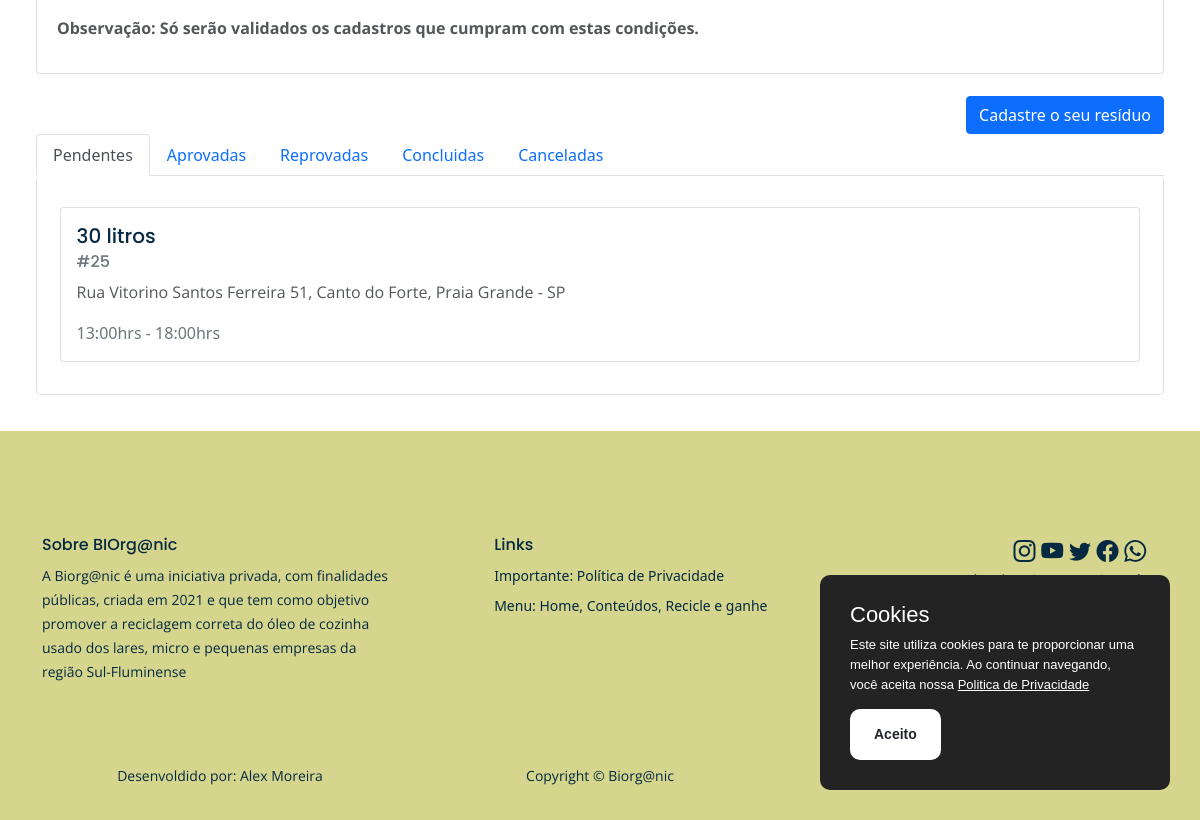
Page /collect/ (signed in, lower part) on the earlier database version.
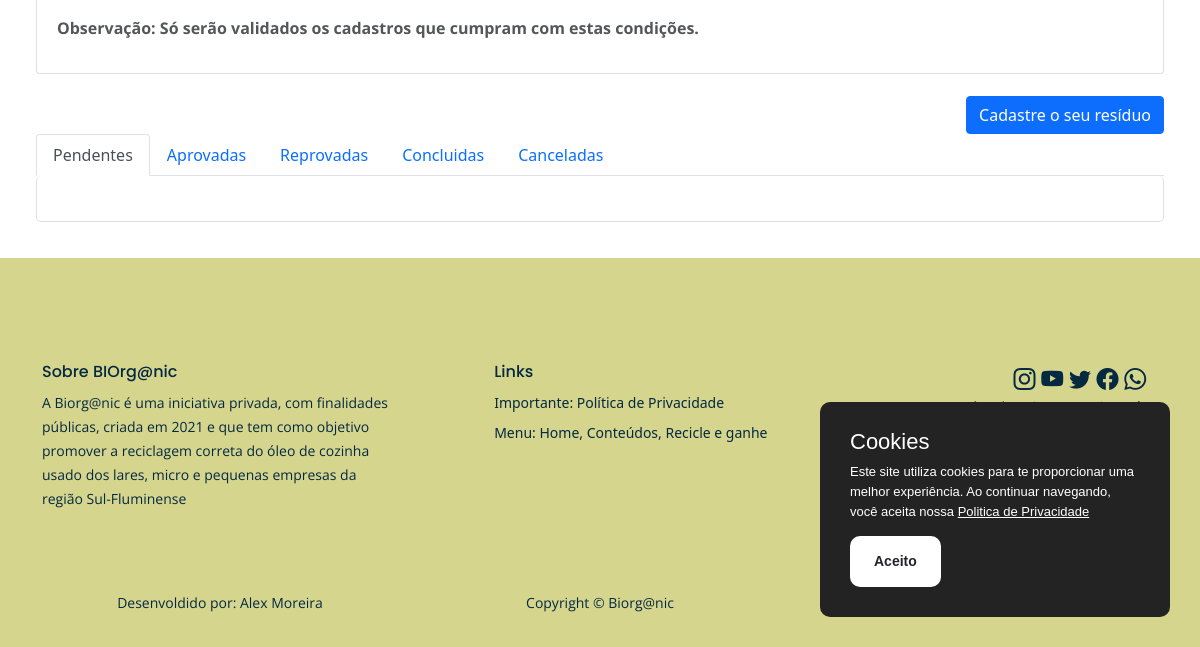
Same page on the later database version.
### collect/models.py (models this page shows, shortened)
class Collect(models.Model):
    user = models.ForeignKey(User, on_delete=models.CASCADE, default='')
    name = models.CharField(max_length=150, default= '')
    liters = models.IntegerField(verbose_name='Quantidade aproximada de óleo (Lts)', default=0)
    cep = models.CharField(verbose_name='CEP', max_length=9, default= '')
    uf = models.CharField(verbose_name='Estado', max_length=20, default= '')
    city = models.CharField(verbose_name='Cidade', max_length=30, default= '')
    block = models.CharField(verbose_name='Bairro', max_length=30, default= '')
    address = models.CharField(verbose_name='Endereço', max_length=50, default= '')
    number = models.CharField(verbose_name='Numero', max_length=10, default= '')
    complement = models.CharField(verbose_name='Complemento', max_length=30, default= '', blank=True)
    day = models.CharField(max_length=10, verbose_name='Melhor dia da semana para realizar a coleta', default='', choices=[
        ('SEG','Segunda'),
        ('TER','Terça'),
        ('QUA','Quarta'),
        ('QUI','Quinta'),
        ('SEX','Sexta'),
        ('SAB','Sabado'),
    ])
    time = models.CharField(max_length=20, verbose_name='Horario da coleta', default='', choices=[
        ('8:00hrs - 12:00hrs','8:00hrs - 12:00hrs'),
        ('13:00hrs - 18:00hrs', '13:00hrs - 18:00hrs'),
    ])
    img = models.ImageField(verbose_name='Foto do recipiente com o óleo', default='', upload_to='', blank=True)
    created = models.DateField(auto_now_add=True)
    status = models.CharField(max_length=10, default='Pendente', choices=[
        ('Pendente','Pendente'),
        ('Aprovada', 'Aprovada'),
        ('Reprovada', 'Reprovada'),
        ('Concluida', 'Concluida'),
        ('Cancelada', 'Cancelada'),
    ])
    obs = models.TextField(max_length=50, default='')
    real_liters = models.FloatField(verbose_name='Quantidade real de óleo (Lts)', default=0)

### collect/views.py (the view)
# urls.py: path('', views.collect, name='collect_list'),
def collect(request):
    form = CollectForm()
    collections = Collect.objects.all().filter(user = request.user).order_by('-id')
    oilLiters = 0
    for i in collections:
        if i.status == 'Concluida':
            oilLiters += i.real_liters
    if request.method == 'POST':
        form = CollectForm(request.POST, request.FILES)
        if form.is_valid():
            users = User.objects.filter(username = request.user)
            collect = form.save(commit=False)
            collect.user = users[0]
            collect.name = users[0].first_name + '|' + users[0].last_name
            collect.cep = users[0].cep
            collect.uf = users[0].uf
            collect.city = users[0].city
            collect.block = users[0].block
            collect.address = users[0].address
            collect.number = users[0].number
            collect.complement = users[0].complement
            collect.save()
            return redirect('/collect')
        else:
            return render(request, 'collect/collect.html', {'form': form, 'collections': collections, 'oilLiters': oilLiters})
    else:
        return render(request, 'collect/collect.html', {'form': form, 'collections': collections, 'oilLiters': oilLiters})

### templates/collect/collect.html (shortened to what this page needs)
{% extends 'base.html' %}
{% load crispy_forms_tags %}
{% block content %}
    <div class="collect-base">
        <div class="accordion collect-accordion" id="accordionPanelsStayOpenExample">
            <div class="accordion-item">
                <div id="panelsStayOpen-collapseOne" class="accordion-collapse collapse show" aria-labelledby="panelsStayOpen-headingOne">
                    <div class="accordion-body">
                        <p><strong>Observação: Só serão validados os cadastros que cumpram com estas condições.</strong></p>
                    </div>
                </div>
            </div>
        </div>
        <div class="collect-button"><button type="button" class="btn btn-primary" data-bs-toggle="modal" data-bs-target="#exampleModal">Cadastre o seu resíduo</button></div>
        <ul class="nav nav-tabs" id="myTab" role="tablist">
            <li class="nav-item" role="presentation">
              <button class="nav-link active" id="pending-tab" data-bs-toggle="tab" data-bs-target="#pending-tab-pane" type="button" role="tab" aria-controls="pending-tab-pane" aria-selected="true">Pendentes</button>
            </li>
            <li class="nav-item" role="presentation">
              <button class="nav-link" id="approved-tab" data-bs-toggle="tab" data-bs-target="#approved-tab-pane" type="button" role="tab" aria-controls="approved-tab-pane" aria-selected="false">Aprovadas</button>
            </li>
            <li class="nav-item" role="presentation">
              <button class="nav-link" id="failed-tab" data-bs-toggle="tab" data-bs-target="#failed-tab-pane" type="button" role="tab" aria-controls="failed-tab-pane" aria-selected="false">Reprovadas</button>
            </li>
            <li class="nav-item" role="presentation">
              <button class="nav-link" id="completed-tab" data-bs-toggle="tab" data-bs-target="#completed-tab-pane" type="button" role="tab" aria-controls="completed-tab-pane" aria-selected="false">Concluidas</button>
            </li>
            <li class="nav-item" role="presentation">
              <button class="nav-link" id="canceled-tab" data-bs-toggle="tab" data-bs-target="#canceled-tab-pane" type="button" role="tab" aria-controls="canceled-tab-pane" aria-selected="false">Canceladas</button>
            </li>
          </ul>
          <div class="tab-content collect-area" id="myTabContent">
            <div class="tab-pane fade show active" id="pending-tab-pane" role="tabpanel" aria-labelledby="pending-tab" tabindex="0">
                {% for collect in collections %}
                    {% if collect.status == 'Pendente' %}
                        <div class="card collect-card">
                            <a href="/collect/{{ collect.id }}" class="collect-card-link">
                                <div class="card-body">
                                    <h5 class="card-title">{{ collect.liters }} litros</h5>
                                    <h6 class="card-subtitle mb-2 text-muted">#{{ collect.id }}</h6>
                                    <p class="card-text">{{ collect.address }} {{ collect.number }}, {{ collect.block }}, {{ collect.city }} - {{ collect.uf }}</p>
                                    <div class="text-muted">{{ collect.time }}</div>
                                </div>
                            </a>
                        </div>
                    {% endif %}
                {% endfor %}
            </div>
          </div>
    </div>
{% endblock %}

Differences in the rows shown:
no longer on this page (row edited): Collect: liters "30", id "25", address "Rua Vitorino Santos Ferreira", number "51", block "Canto do Forte", city "Praia Grande", uf "SP", time "13:00hrs - 18:00hrs"
